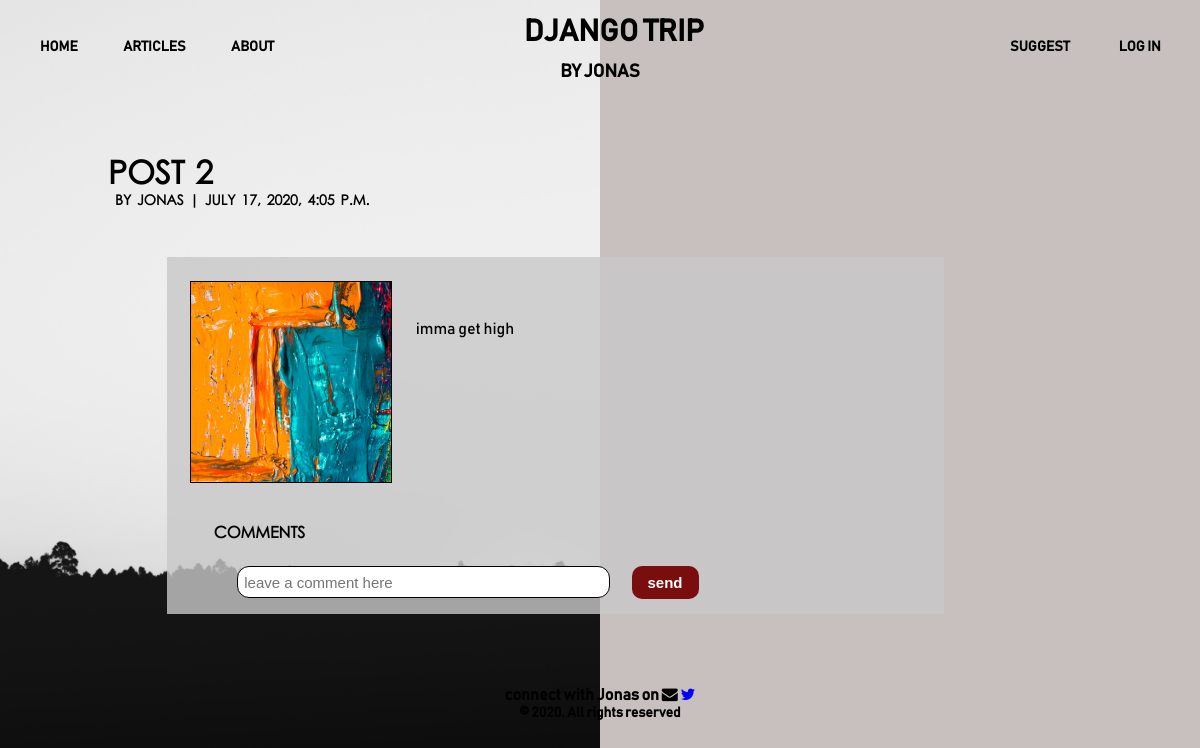
Screenshot of /articles/post-2/ with the database file from the repository.
### articles/models.py (models this page shows, shortened)
class Article(models.Model):
    def author_default():
        return CustomUser.objects.get(username="Jonas").username
    def slug_default():
        return " "
    title = models.CharField(max_length=144)
    description = models.TextField()
    image = models.ImageField()
    body = models.TextField()
    date = models.DateTimeField(auto_now_add=True)
    author = models.CharField(default=author_default, max_length=144)
    slug = models.SlugField(max_length=255, blank=True, default=slug_default)

### articles/views.py (the view, shortened to what this page needs)
# urls.py: path("<slug:slug>/", ArticleAndCommentView.as_view(), name="article_detail"),
class ArticleAndCommentView(CreateView):
    template_name = "article_detail.html"
    model = Comment
    fields = ("comment",)
    def get_context_data(self, **kwargs):
        context = super(ArticleAndCommentView, self).get_context_data(**kwargs)
        context["article"] = Article.objects.get(slug=self.kwargs["slug"])
        return context

### templates/article_detail.html (shortened to what this page needs)
{% load static %}
<head>
  <link rel="stylesheet" type="text/css" href="{% static 'css/base.css' %}" />
  <link rel="stylesheet" type="text/css" href="{% static 'css/articles.css' %}" />
  <link rel="stylesheet" href="{% static 'css/font-awesome.min.css' %}" />
</head>
<body style="background-image: url('/static/img/article-detail.png');">
    {% include 'header.html' %}
    <div id='article-detail-main-div'>
        <div id='article-detail-heading-div'>
            <div id='article-title-div'>
                <h1>{{ article.title }}<br><span>by {{ article.author }} | {{ article.date }}</span></h1>
            </div>
        </div>
        <div id='article-body-div'>
            <div class='article-image-div' style="background-image: url({{ article.image.url }});"></div>
            <p class='article-paragraph'>{{ article.body }}</p>
            <p id='comment-intro-paragraph'>COMMENTS</p>
            <form method="POST" id='comment-form'>
            <div>
              {% for field in form %}
              <input class="comment-fields"
              id="{{ field.id_for_label }}" maxlength="144"
              name="{{ field.html_name }}" value="{{ field.intial }}"
              type="{{ field.field.widget.input_type }}"
              placeholder="leave a comment here">
              {% endfor %}
              <button type='submit'>send</button>
            </div>
            </form>
        </div>
    </div>
  {% include 'footer.html' %}
</body>
</html>

### static/css/base.css (style rules this page uses)
body { padding: 0; margin: 0; font-family: "Bahnschrift"; background-size: cover; background-position: center; }

### static/css/articles.css (style rules this page uses)
#article-list-main-div, #article-detail-main-div { max-width: 90%; margin: auto; min-height: 455px; margin-bottom: 8%; }
#article-detail-main-div { max-width: 82%; margin-top: 5%; margin-bottom: 6%; }
#article-detail-heading-div { display: flex; justify-content: space-between; margin-bottom: 5%; }
#article-title-div { width: 70%; }
#article-title-div h1 { margin: 0; text-transform: uppercase; font-family: "Century_Gothic_Regular"; word-spacing: 2px; }
#article-title-div h1 span { font-size: 14px; margin-left: 1%; }
#article-body-div { background-color: rgba(200, 200, 200, 0.8); border: none; margin: 0% 15% 1% 6%; overflow: hidden; }
.article-image-div { width: 200px; height: 200px; background-position: center; background-size: cover; background-repeat: no-repeat; border: 1px solid black; float: left; margin: 3%; }
.article-paragraph { padding: 6% 6% 3%6%; }
#comment-intro-paragraph { padding: 0% 6% 1% 6%; font-family: "Century_Gothic_Regular"; font-weight: 700; }
#comment-form { margin: 2% 12% 2% 9%; width: 80% }
#comment-form input { border: 1px solid black; border-radius: 12px; font-size: 15px; padding: 1%; width: 60%; }
#comment-form button { margin-left: 3%; border: 1px solid transparent; border-radius: 10px; padding: 7px 15px; color: white; font-weight: 700; background-color: #7a0e0e; transition: 0.6s; cursor: pointer; font-size: 15px; }

### rows the page displays
Article: title "POST 2", author "JONAS", date "JULY 17, 2020, 4:05 P.M.", image (picture), body "imma get high"
